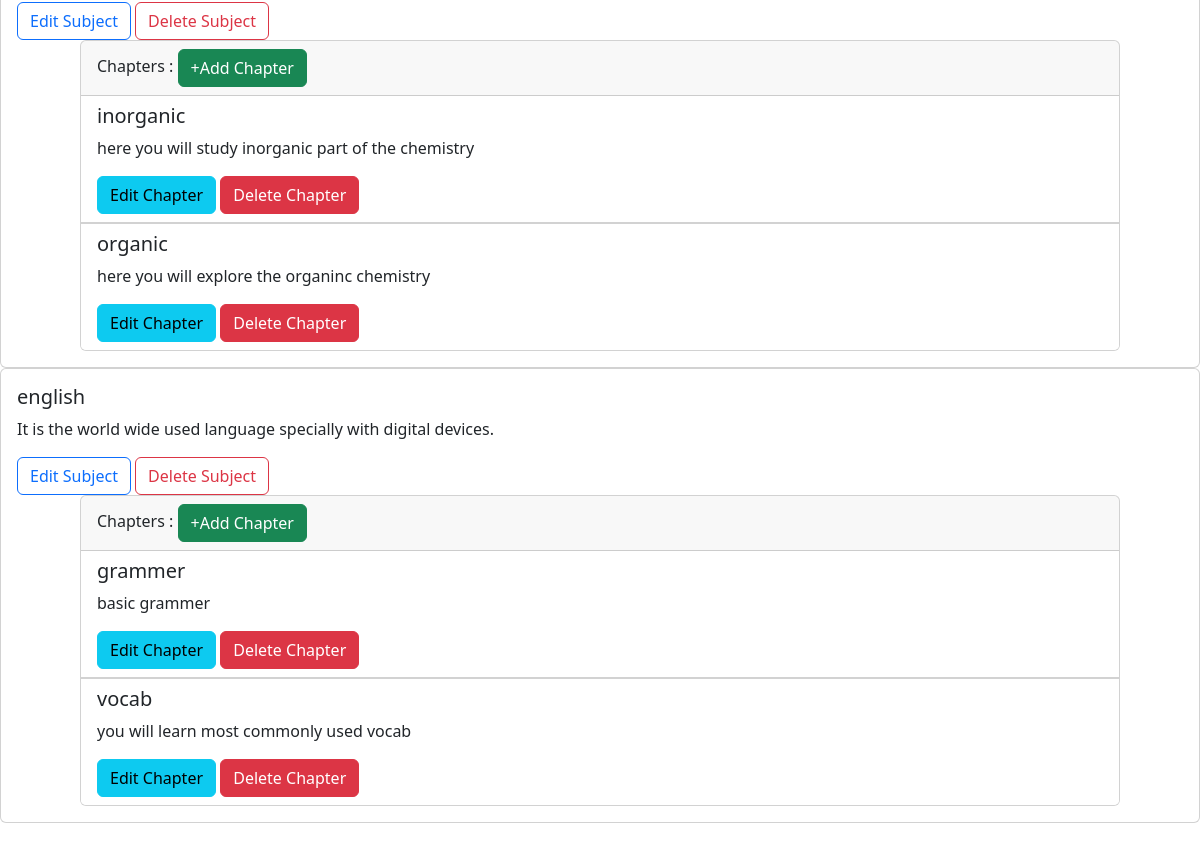
Page /admin_dash (lower part) on the earlier database version.
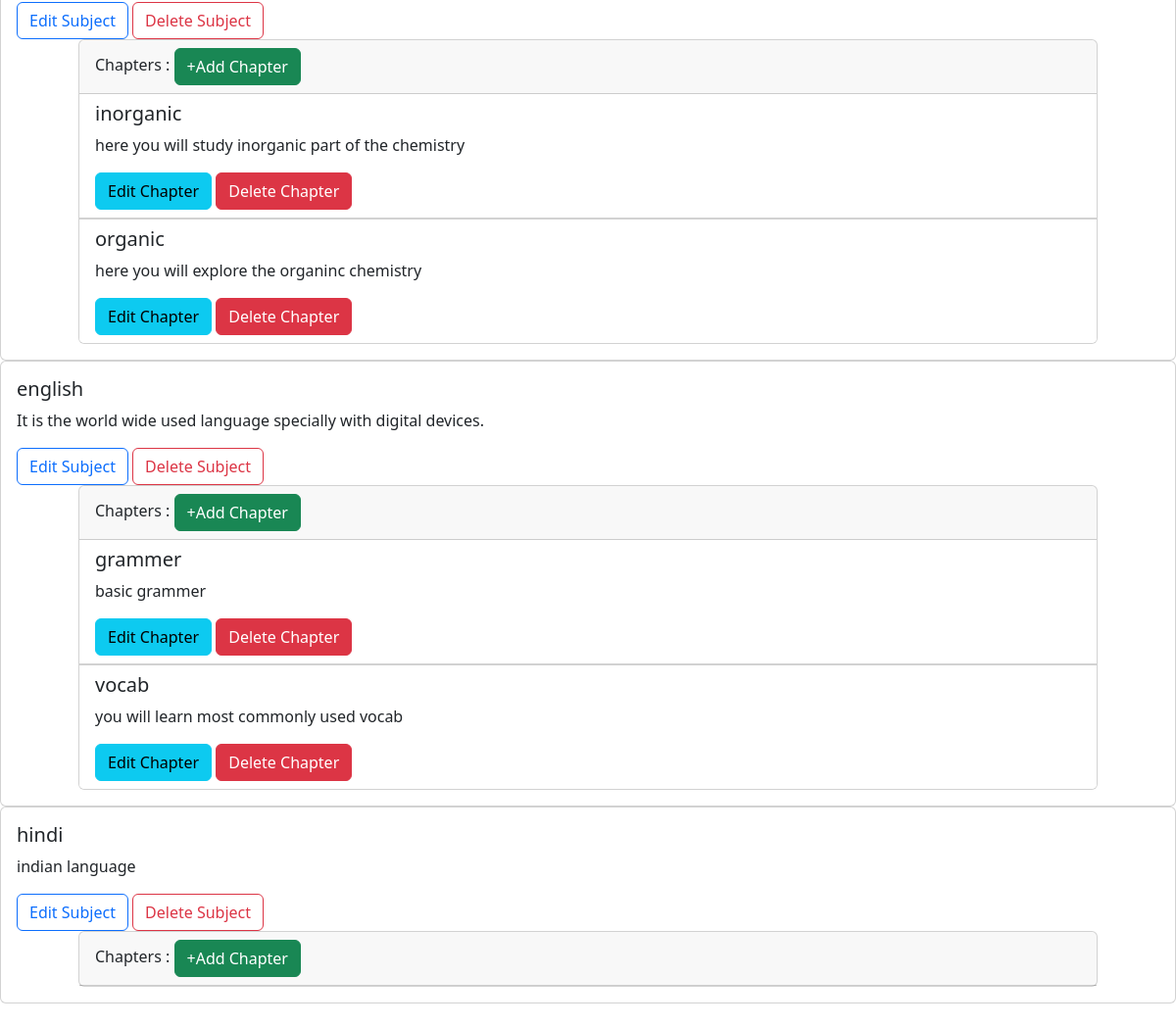
Same page on the later database version.
### application/models.py (models this page shows, shortened)
class Subject(db.Model):
    id=db.Column(db.Integer, primary_key=True)
    name=db.Column(db.String(80), unique=True, nullable=False)
    sdesc=db.Column(db.String(120), nullable=True)
    chapters=db.relationship('Chapter', backref='subject', lazy=True)

class Chapter(db.Model):
    id=db.Column(db.Integer, primary_key=True)
    name=db.Column(db.String(80), unique=True, nullable=False)
    cdesc=db.Column(db.String(120), nullable=True)
    sub_id=db.Column(db.Integer, db.ForeignKey('subject.id'), nullable=False)
    quiz=db.relationship('Quiz', backref='chapter', lazy=True)

### application/controllers.py (the view)
@app.route('/admin_dash',methods=['POST','GET'])
def admin_dash():
    users=User.query.filter_by(type='user').all()
    subjects=Subject.query.all()
    chapters=Chapter.query.all()
    quizzes=Quiz.query.all()
    questions=Question.query.all()
    return render_template('admin_dash.html',users=users,subjects=subjects,chapters=chapters,quizzes=quizzes,
                questions=questions)

### templates/admin_dash.html (shortened to what this page needs)
{% extends 'base.html' %}
{% block content %}
<div id="dashboard">
    <div id="total_subjects">
        <br>
        {% for subject in subjects %}
        <div class="d-flex justify-content-center">
        <div class="card" style="width: 100rem;">
            <div class="card-body">
              <h5 class="card-title">{{subject.name}}</h5>
              <p class="card-text">{{subject.sdesc}}</p>
              <a class="btn btn-outline-primary" href='/admin/edit_subject/{{subject.id}}' class="card-link">Edit Subject</a>
              <a class="btn btn-outline-danger" href='/admin/delete_subject/{{subject.id}}' class="card-link">Delete Subject</a>
              <div class="d-flex justify-content-center">
              <div class="card" style="width: 65rem;">
                <div class="card-header">
                  Chapters :
                  <a class="btn btn-success" href="/admin/add_chapter/{{subject.id}}">+Add Chapter</a>
                </div>
                {% for chapter in chapters %}
                {% if chapter.sub_id == subject.id %}
                <ul class="list-group list-group-flush">
                  <li class="list-group-item">
                    <h5>{{chapter.name}}</h5>
                    <p>{{chapter.cdesc}}</p>
                    <a class="btn btn-info" href='/admin/edit_chapter/{{chapter.id}}' class="card-link">Edit Chapter</a>
                    <a class="btn btn-danger" href='/admin/delete_chapter/{{chapter.id}}' class="card-link">Delete Chapter</a>
                  </li>
                </ul>
                {% endif %}
                {% endfor %}
              </div>
            </div>
            </div>
          </div>
        </div>
            {% endfor %}
        <br>
    </div>
</div>
{% endblock %}

Differences in the rows shown:
added Subject: name "hindi", sdesc "indian language"
